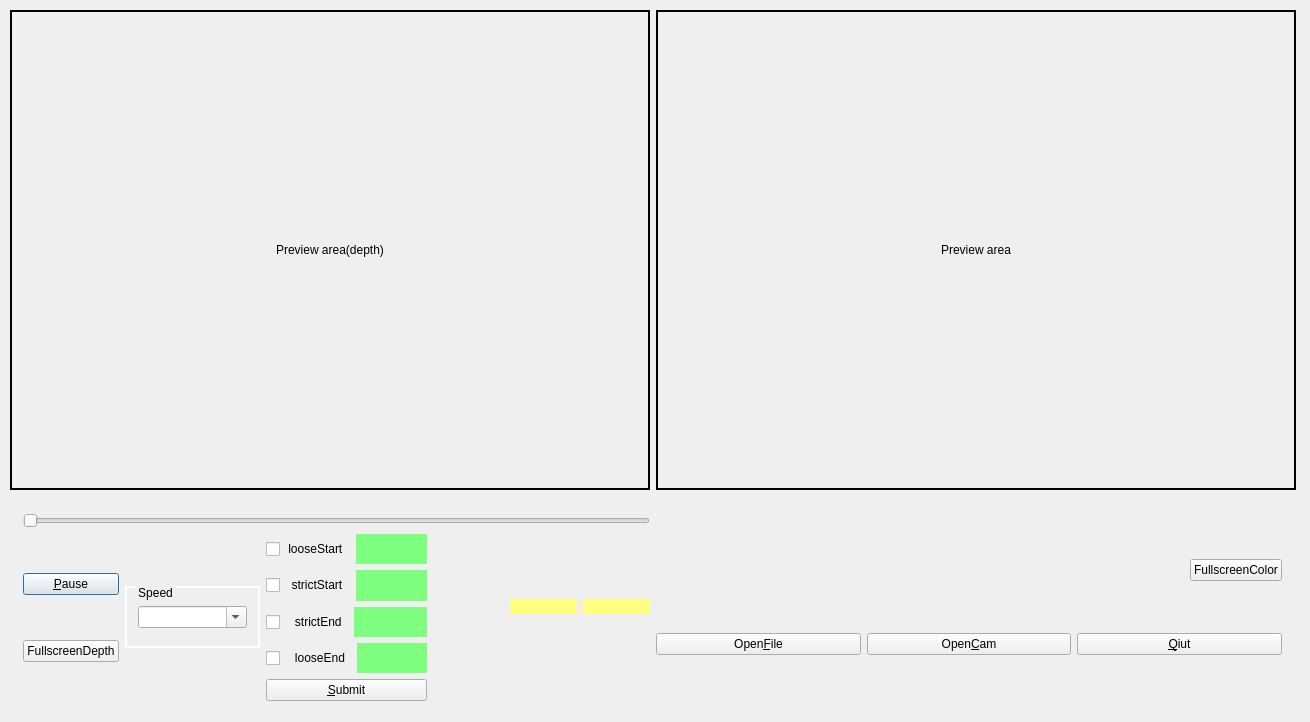
<?xml version="1.0" encoding="UTF-8"?>
<ui version="4.0">
 <class>ONIViewDialog</class>
 <widget class="QDialog" name="ONIViewDialog">
  <property name="geometry">
   <rect>
    <x>0</x>
    <y>0</y>
    <width>1310</width>
    <height>722</height>
   </rect>
  </property>
  <property name="minimumSize">
   <size>
    <width>1310</width>
    <height>672</height>
   </size>
  </property>
  <property name="cursor">
   <cursorShape>ArrowCursor</cursorShape>
  </property>
  <property name="windowTitle">
   <string>ONIView</string>
  </property>
  <property name="windowIcon">
   <iconset resource="res/res.qrc">
    <normaloff>:/logo.png</normaloff>:/logo.png</iconset>
  </property>
  <property name="modal">
   <bool>false</bool>
  </property>
  <widget class="QLabel" name="label_ONIShowColor">
   <property name="geometry">
    <rect>
     <x>656</x>
     <y>10</y>
     <width>640</width>
     <height>480</height>
    </rect>
   </property>
   <property name="sizePolicy">
    <sizepolicy hsizetype="Preferred" vsizetype="Preferred">
     <horstretch>0</horstretch>
     <verstretch>0</verstretch>
    </sizepolicy>
   </property>
   <property name="minimumSize">
    <size>
     <width>640</width>
     <height>480</height>
    </size>
   </property>
   <property name="frameShape">
    <enum>QFrame::WinPanel</enum>
   </property>
   <property name="text">
    <string>Preview area</string>
   </property>
   <property name="textFormat">
    <enum>Qt::AutoText</enum>
   </property>
   <property name="alignment">
    <set>Qt::AlignCenter</set>
   </property>
  </widget>
  <widget class="QLabel" name="label_ONIShowDepth">
   <property name="geometry">
    <rect>
     <x>10</x>
     <y>10</y>
     <width>640</width>
     <height>480</height>
    </rect>
   </property>
   <property name="sizePolicy">
    <sizepolicy hsizetype="Preferred" vsizetype="Preferred">
     <horstretch>0</horstretch>
     <verstretch>0</verstretch>
    </sizepolicy>
   </property>
   <property name="minimumSize">
    <size>
     <width>640</width>
     <height>480</height>
    </size>
   </property>
   <property name="sizeIncrement">
    <size>
     <width>0</width>
     <height>0</height>
    </size>
   </property>
   <property name="frameShape">
    <enum>QFrame::WinPanel</enum>
   </property>
   <property name="text">
    <string>Preview area(depth)</string>
   </property>
   <property name="textFormat">
    <enum>Qt::AutoText</enum>
   </property>
   <property name="alignment">
    <set>Qt::AlignCenter</set>
   </property>
  </widget>
  <widget class="QWidget" name="layoutWidget">
   <property name="geometry">
    <rect>
     <x>12</x>
     <y>502</y>
     <width>1281</width>
     <height>210</height>
    </rect>
   </property>
   <layout class="QHBoxLayout" name="horizontalLayout_12">
    <item>
     <layout class="QVBoxLayout" name="verticalLayout_7">
      <item>
       <widget class="QSlider" name="horizontalSlider_playControl">
        <property name="orientation">
         <enum>Qt::Horizontal</enum>
        </property>
       </widget>
      </item>
      <item>
       <layout class="QHBoxLayout" name="horizontalLayout_11">
        <item>
         <layout class="QHBoxLayout" name="horizontalLayout">
          <item>
           <layout class="QVBoxLayout" name="verticalLayout">
            <item>
             <widget class="QPushButton" name="pushButton_pause">
              <property name="text">
               <string>&amp;Pause</string>
              </property>
             </widget>
            </item>
            <item>
             <widget class="QPushButton" name="pushButton_fullscreenDepth">
              <property name="text">
               <string>FullscreenDepth</string>
              </property>
             </widget>
            </item>
           </layout>
          </item>
          <item>
           <widget class="QGroupBox" name="groupBox_speed">
            <property name="minimumSize">
             <size>
              <width>135</width>
              <height>62</height>
             </size>
            </property>
            <property name="maximumSize">
             <size>
              <width>135</width>
              <height>62</height>
             </size>
            </property>
            <property name="styleSheet">
             <string notr="true">QGroupBox{
	border-width:2px;
	border-style:solid;
	border-color:white;
	margin-top:0.5ex;
}
QGroupBox:title{
	subcontrol-origin:margin;
	subcontrol-position:top left;
	left:10px;
	margin-left:0px;
	padding:0 1px;
}</string>
            </property>
            <property name="title">
             <string>Speed</string>
            </property>
            <layout class="QGridLayout" name="gridLayout">
             <item row="0" column="0">
              <widget class="QComboBox" name="comboBox_playSpeed">
               <property name="focusPolicy">
                <enum>Qt::StrongFocus</enum>
               </property>
               <property name="editable">
                <bool>true</bool>
               </property>
              </widget>
             </item>
            </layout>
           </widget>
          </item>
         </layout>
        </item>
        <item>
         <layout class="QVBoxLayout" name="verticalLayout_3">
          <item>
           <layout class="QHBoxLayout" name="horizontalLayout_5">
            <item>
             <widget class="QCheckBox" name="checkBox_looseStartTime">
              <property name="text">
               <string> looseStart</string>
              </property>
             </widget>
            </item>
            <item>
             <widget class="QLabel" name="label_looseStartTime">
              <property name="minimumSize">
               <size>
                <width>70</width>
                <height>0</height>
               </size>
              </property>
              <property name="styleSheet">
               <string notr="true">background-color: rgb(127, 255, 127);</string>
              </property>
              <property name="text">
               <string/>
              </property>
             </widget>
            </item>
           </layout>
          </item>
          <item>
           <layout class="QHBoxLayout" name="horizontalLayout_8">
            <item>
             <widget class="QCheckBox" name="checkBox_tightenedStartTime">
              <property name="text">
               <string>  strictStart</string>
              </property>
             </widget>
            </item>
            <item>
             <widget class="QLabel" name="label_tightenedStartTime">
              <property name="minimumSize">
               <size>
                <width>70</width>
                <height>0</height>
               </size>
              </property>
              <property name="styleSheet">
               <string notr="true">background-color: rgb(127, 255, 127);</string>
              </property>
              <property name="text">
               <string/>
              </property>
             </widget>
            </item>
           </layout>
          </item>
          <item>
           <layout class="QHBoxLayout" name="horizontalLayout_9">
            <item>
             <widget class="QCheckBox" name="checkBox_tightenedEndTime">
              <property name="text">
               <string>   strictEnd</string>
              </property>
             </widget>
            </item>
            <item>
             <widget class="QLabel" name="label_tightenedEndTime">
              <property name="minimumSize">
               <size>
                <width>70</width>
                <height>0</height>
               </size>
              </property>
              <property name="styleSheet">
               <string notr="true">background-color: rgb(127, 255, 127);</string>
              </property>
              <property name="text">
               <string/>
              </property>
             </widget>
            </item>
           </layout>
          </item>
          <item>
           <layout class="QHBoxLayout" name="horizontalLayout_10">
            <item>
             <widget class="QCheckBox" name="checkBox_looseEndTime">
              <property name="text">
               <string>   looseEnd</string>
              </property>
             </widget>
            </item>
            <item>
             <widget class="QLabel" name="label_looseEndTime">
              <property name="minimumSize">
               <size>
                <width>70</width>
                <height>0</height>
               </size>
              </property>
              <property name="styleSheet">
               <string notr="true">background-color: rgb(127, 255, 127);</string>
              </property>
              <property name="text">
               <string/>
              </property>
             </widget>
            </item>
           </layout>
          </item>
          <item>
           <widget class="QPushButton" name="pushButton_submit">
            <property name="text">
             <string>&amp;Submit</string>
            </property>
           </widget>
          </item>
         </layout>
        </item>
        <item>
         <layout class="QVBoxLayout" name="verticalLayout_2">
          <item>
           <layout class="QHBoxLayout" name="horizontalLayout_4">
            <item>
             <spacer name="horizontalSpacer">
              <property name="orientation">
               <enum>Qt::Horizontal</enum>
              </property>
              <property name="sizeHint" stdset="0">
               <size>
                <width>40</width>
                <height>20</height>
               </size>
              </property>
             </spacer>
            </item>
            <item>
             <layout class="QHBoxLayout" name="horizontalLayout_2">
              <item>
               <widget class="QLabel" name="label_frameNoShow">
                <property name="minimumSize">
                 <size>
                  <width>67</width>
                  <height>15</height>
                 </size>
                </property>
                <property name="maximumSize">
                 <size>
                  <width>67</width>
                  <height>15</height>
                 </size>
                </property>
                <property name="styleSheet">
                 <string notr="true">background-color: rgb(255, 255, 127);</string>
                </property>
                <property name="text">
                 <string/>
                </property>
                <property name="alignment">
                 <set>Qt::AlignRight|Qt::AlignTrailing|Qt::AlignVCenter</set>
                </property>
               </widget>
              </item>
              <item>
               <widget class="QLabel" name="label_totalFrameNumShow">
                <property name="minimumSize">
                 <size>
                  <width>67</width>
                  <height>15</height>
                 </size>
                </property>
                <property name="maximumSize">
                 <size>
                  <width>67</width>
                  <height>15</height>
                 </size>
                </property>
                <property name="styleSheet">
                 <string notr="true">background-color: rgb(255, 255, 127);</string>
                </property>
                <property name="text">
                 <string/>
                </property>
               </widget>
              </item>
             </layout>
            </item>
           </layout>
          </item>
          <item>
           <spacer name="horizontalSpacer_2">
            <property name="orientation">
             <enum>Qt::Horizontal</enum>
            </property>
            <property name="sizeHint" stdset="0">
             <size>
              <width>40</width>
              <height>20</height>
             </size>
            </property>
           </spacer>
          </item>
         </layout>
        </item>
       </layout>
      </item>
     </layout>
    </item>
    <item>
     <layout class="QVBoxLayout" name="verticalLayout_4">
      <item>
       <layout class="QHBoxLayout" name="horizontalLayout_7">
        <item>
         <spacer name="horizontalSpacer_3">
          <property name="orientation">
           <enum>Qt::Horizontal</enum>
          </property>
          <property name="sizeHint" stdset="0">
           <size>
            <width>40</width>
            <height>20</height>
           </size>
          </property>
         </spacer>
        </item>
        <item>
         <widget class="QPushButton" name="pushButton_fullscreenColor">
          <property name="sizePolicy">
           <sizepolicy hsizetype="Fixed" vsizetype="Fixed">
            <horstretch>0</horstretch>
            <verstretch>0</verstretch>
           </sizepolicy>
          </property>
          <property name="text">
           <string>FullscreenColor</string>
          </property>
         </widget>
        </item>
       </layout>
      </item>
      <item>
       <layout class="QHBoxLayout" name="horizontalLayout_6">
        <item>
         <widget class="QPushButton" name="pushButton_openOni">
          <property name="text">
           <string>Open&amp;File</string>
          </property>
         </widget>
        </item>
        <item>
         <widget class="QPushButton" name="pushButton_openCam">
          <property name="text">
           <string>Open&amp;Cam</string>
          </property>
         </widget>
        </item>
        <item>
         <widget class="QPushButton" name="pushButton_quit">
          <property name="sizePolicy">
           <sizepolicy hsizetype="Minimum" vsizetype="Fixed">
            <horstretch>0</horstretch>
            <verstretch>0</verstretch>
           </sizepolicy>
          </property>
          <property name="text">
           <string>&amp;Qiut</string>
          </property>
         </widget>
        </item>
       </layout>
      </item>
     </layout>
    </item>
   </layout>
  </widget>
 </widget>
 <layoutdefault spacing="6" margin="11"/>
 <resources>
  <include location="res/res.qrc"/>
 </resources>
 <connections>
  <connection>
   <sender>pushButton_quit</sender>
   <signal>clicked()</signal>
   <receiver>ONIViewDialog</receiver>
   <slot>close()</slot>
   <hints>
    <hint type="sourcelabel">
     <x>1072</x>
     <y>529</y>
    </hint>
    <hint type="destinationlabel">
     <x>1001</x>
     <y>523</y>
    </hint>
   </hints>
  </connection>
 </connections>
</ui>
